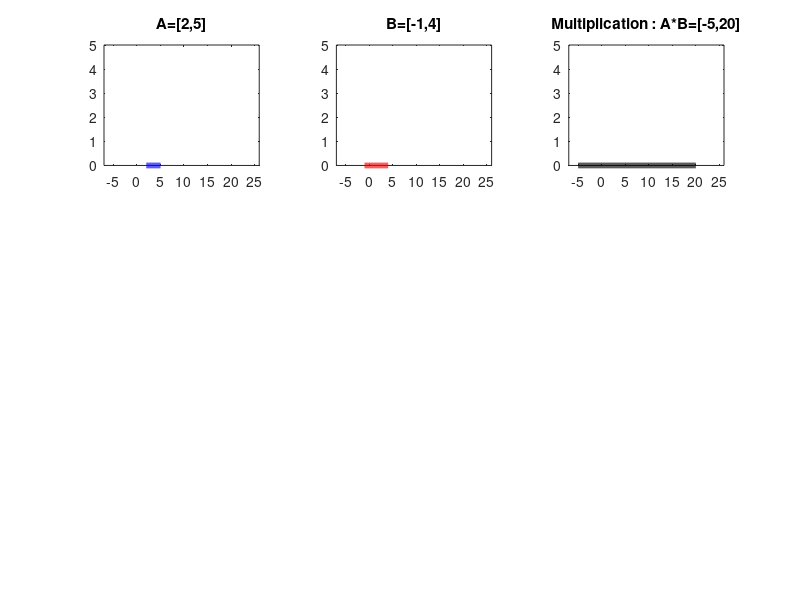

Recreate this plot in MATLAB.
% Shahab Sotudian-94125091

A=2:0.01:5;
B=-1:0.01:4;
sizeA=size(A);
sizeB=size(B);

% Multiplication 
a1=A(1)*B(1);
a2=A(1)*B(sizeB(2));
a3=A(sizeA(2))*B(1);
a4=A(sizeA(2))*B(sizeB(2));
K=[a1,a2,a3,a4];
e=min(K);
d=max(K);
Subtract=e:0.01:d;

% Plotting
subplot(3,3,1)
y1=zeros(1,sizeA(2));
plot(A,y1,'b','linewidth',4)
title('A=[2,5]')
axis([-7,26,0,5])
subplot(332)
y2=zeros(1,sizeB(2));
plot(B,y2,'r','linewidth',4)
axis([-7,26,0,5])
title('B=[-1,4]')
subplot(333)
sizesub=size(Subtract);
y3=zeros(1,sizesub(2));
plot(Subtract,y3,'k','linewidth',4)
axis([-7,26,0,5])
title('Multiplication : A*B=[-5,20]')